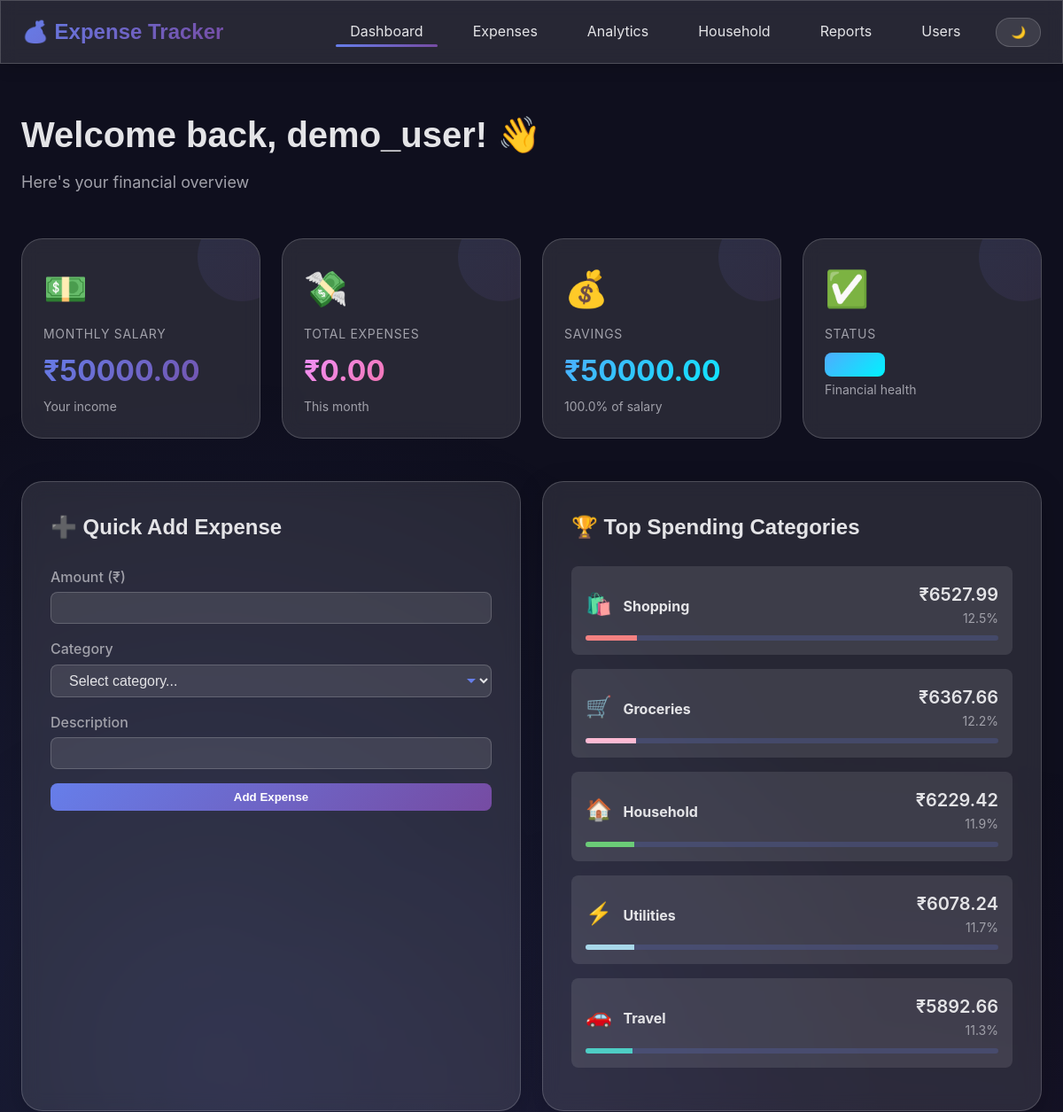
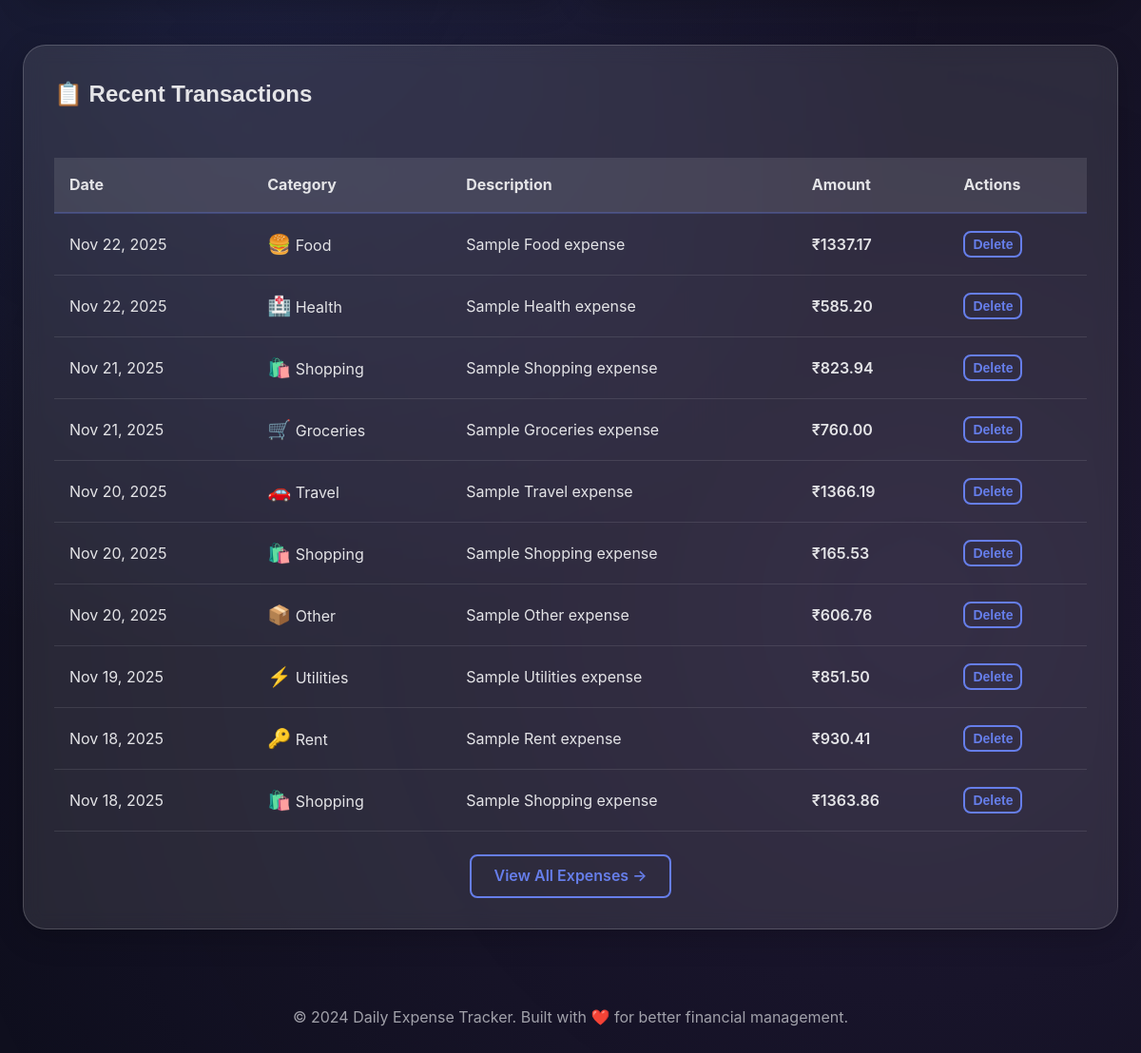
The page / on the database its author committed (2 pictures, top to bottom).
### models.py (models this page shows, shortened)
class User(Base):
    __tablename__ = 'users'
    id = Column(Integer, primary_key=True)
    username = Column(String(80), unique=True, nullable=False)
    email = Column(String(120), unique=True, nullable=False)
    salary = Column(Float, default=0.0)
    created_at = Column(DateTime, default=datetime.utcnow)
    expenses = relationship('Expense', backref='user', lazy=True, cascade='all, delete-orphan')
    budgets = relationship('Budget', backref='user', lazy=True, cascade='all, delete-orphan')

class Category(Base):
    __tablename__ = 'categories'
    id = Column(Integer, primary_key=True)
    name = Column(String(50), unique=True, nullable=False)
    icon = Column(String(10), default='📦')
    color = Column(String(7), default='#C9ADA7')
    description = Column(Text)
    expenses = relationship('Expense', backref='category', lazy=True)
    budgets = relationship('Budget', backref='category', lazy=True)

class Expense(Base):
    __tablename__ = 'expenses'
    id = Column(Integer, primary_key=True)
    user_id = Column(Integer, ForeignKey('users.id'), nullable=False)
    category_id = Column(Integer, ForeignKey('categories.id'), nullable=False)
    amount = Column(Float, nullable=False)
    date = Column(Date, nullable=False, default=datetime.utcnow().date)
    description = Column(String(200))
    notes = Column(Text)
    created_at = Column(DateTime, default=datetime.utcnow)

### app.py (the view)
@app.route('/')
def index():
    user_id = get_current_user_id()
    session = get_session()
    analytics = ExpenseAnalytics(user_id)
    today = datetime.now().date()
    first_day = today.replace(day=1)
    salary_comparison = analytics.get_salary_comparison()
    top_categories = analytics.get_top_spending_categories(limit=5)
    recent_expenses = session.query(Expense, Category).join(Category).filter(
        Expense.user_id == user_id
    ).order_by(Expense.date.desc()).limit(10).all()
    budget_alerts = analytics.check_budget_alerts()
    user = session.query(User).filter_by(id=user_id).first()
    analytics.close()
    session.close()
    return render_template('index.html',
                         user=user,
                         salary_comparison=salary_comparison,
                         top_categories=top_categories,
                         recent_expenses=recent_expenses,
                         budget_alerts=budget_alerts)

### analytics.py (called while the page is built, shortened)
    def get_top_spending_categories(self, limit=5, start_date=None, end_date=None):
        all_categories = self.get_category_wise_expenses(start_date, end_date)
        return all_categories[:limit]

    def check_budget_alerts(self, month=None, year=None):
        if not month:
            month = datetime.now().month
        if not year:
            year = datetime.now().year
        budgets = self.session.query(Budget).filter_by(
            user_id=self.user_id,
            alerts_enabled=True
        ).all()
        alerts = []
        for budget in budgets:
            spent = self.session.query(
                func.sum(Expense.amount)
            ).filter(
                Expense.user_id == self.user_id,
                Expense.category_id == budget.category_id,
                extract('month', Expense.date) == month,
                extract('year', Expense.date) == year
            ).scalar() or 0
            percentage = (spent / budget.monthly_limit * 100) if budget.monthly_limit > 0 else 0
        return alerts

    def close(self):
        self.session.close()

### app.py (called while the page is built)
def get_current_user_id():
    session = get_session()
    user = session.query(User).first()
    session.close()
    return user.id if user else 1

### models.py (called while the page is built)
def get_session():
    return SessionLocal()

### templates/index.html (shortened to what this page needs)
{% extends "base.html" %}
{% block content %}
<div class="fade-in-up">
    <div style="margin-bottom: var(--spacing-2xl);">
        <h1 style="font-size: 2.5rem; margin-bottom: var(--spacing-sm);">
            Welcome back, {{ user.username }}! 👋
        </h1>
        <p style="color: var(--text-secondary); font-size: 1.125rem;">
            Here's your financial overview
        </p>
    </div>
    <div class="grid grid-4" style="margin-bottom: var(--spacing-2xl);">
        <div class="summary-card fade-in-up">
            <div class="summary-card-icon">💵</div>
            <div class="summary-card-title">Monthly Salary</div>
            <div class="summary-card-value">₹{{ "%.2f"|format(salary_comparison.salary) }}</div>
            <div class="summary-card-subtitle">Your income</div>
        </div>
        <div class="summary-card fade-in-up" style="animation-delay: 0.1s;">
            <div class="summary-card-icon">💸</div>
            <div class="summary-card-title">Total Expenses</div>
            <div class="summary-card-value"
                style="background: var(--secondary-gradient); -webkit-background-clip: text; -webkit-text-fill-color: transparent;">
                ₹{{ "%.2f"|format(salary_comparison.expenses) }}
            </div>
            <div class="summary-card-subtitle">This month</div>
        </div>
        <div class="summary-card fade-in-up" style="animation-delay: 0.2s;">
            <div class="summary-card-icon">{% if salary_comparison.savings >= 0 %}💰{% else %}📉{% endif %}</div>
            <div class="summary-card-title">Savings</div>
            <div class="summary-card-value"
                style="background: {% if salary_comparison.savings >= 0 %}var(--success-gradient){% else %}var(--secondary-gradient){% endif %}; -webkit-background-clip: text; -webkit-text-fill-color: transparent;">
                ₹{{ "%.2f"|format(salary_comparison.savings) }}
            </div>
            <div class="summary-card-subtitle">
                {{ "%.1f"|format(salary_comparison.savings_percentage) }}% of salary
            </div>
        </div>
        <div class="summary-card fade-in-up" style="animation-delay: 0.3s;">
            <div class="summary-card-icon">
                {% if salary_comparison.overspending %}⚠️{% else %}✅{% endif %}
            </div>
            <div class="summary-card-title">Status</div>
            <div class="summary-card-value" style="font-size: 1.25rem;">
                {% if salary_comparison.overspending %}
                <span class="badge badge-danger">Overspending</span>
                {% else %}
                <span class="badge badge-success">On Track</span>
                {% endif %}
            </div>
            <div class="summary-card-subtitle">Financial health</div>
        </div>
    </div>
    <div class="grid grid-2" style="margin-bottom: var(--spacing-2xl);">
        <div class="glass-card">
            <h2 style="margin-bottom: var(--spacing-lg);">➕ Quick Add Expense</h2>
            <form id="quickExpenseForm">
                <div class="form-group">
                    <label class="form-label">Amount (₹)</label>
                    <input type="number" class="form-control" id="quickAmount" step="0.01" required>
                </div>
                <div class="form-group">
                    <label class="form-label">Category</label>
                    <select class="form-control form-select" id="quickCategory" required>
                        <option value="">Select category...</option>
                    </select>
                </div>
                <div class="form-group">
                    <label class="form-label">Description</label>
                    <input type="text" class="form-control" id="quickDescription">
                </div>
                <button type="submit" class="btn btn-primary" style="width: 100%;">Add Expense</button>
            </form>
        </div>
        <div class="glass-card">
            <h2 style="margin-bottom: var(--spacing-lg);">🏆 Top Spending Categories</h2>
            {% for category in top_categories %}
            <div
                style="margin-bottom: var(--spacing-md); padding: var(--spacing-md); background: var(--glass-bg); border-radius: var(--radius-sm);">
                <div style="display: flex; justify-content: space-between; align-items: center;">
                    <div>
                        <span style="font-size: 1.5rem;">{{ category.icon }}</span>
                        <strong style="margin-left: var(--spacing-sm);">{{ category.name }}</strong>
                    </div>
                    <div style="text-align: right;">
                        <div style="font-size: 1.25rem; font-weight: 600;">₹{{ "%.2f"|format(category.total) }}</div>
                        <div style="color: var(--text-secondary); font-size: 0.875rem;">{{ category.percentage }}%</div>
                    </div>
                </div>
                <div
                    style="margin-top: var(--spacing-sm); background: rgba(102, 126, 234, 0.2); border-radius: var(--radius-sm); height: 6px; overflow: hidden;">
                    <div
                        style="background: {{ category.color }}; height: 100%; width: {{ category.percentage }}%; transition: width 0.5s ease;">
                    </div>
                </div>
            </div>
            {% endfor %}
        </div>
    </div>
    <div class="glass-card">
        <h2 style="margin-bottom: var(--spacing-lg);">📋 Recent Transactions</h2>
        <div style="overflow-x: auto;">
            <table class="table">
                <thead>
                    <tr>
                        <th>Date</th>
                        <th>Category</th>
                        <th>Description</th>
                        <th>Amount</th>
                        <th>Actions</th>
                    </tr>
                </thead>
                <tbody>
                    {% for expense, category in recent_expenses %}
                    <tr>
                        <td>{{ expense.date.strftime('%b %d, %Y') }}</td>
                        <td>
                            <span style="font-size: 1.25rem;">{{ category.icon }}</span>
                            {{ category.name }}
                        </td>
                        <td>{{ expense.description or '-' }}</td>
                        <td style="font-weight: 600;">₹{{ "%.2f"|format(expense.amount) }}</td>
                        <td>
                            <button onclick="deleteExpense({{ expense.id }})" class="btn btn-outline"
                                style="padding: var(--spacing-xs) var(--spacing-sm); font-size: 0.875rem;">Delete</button>
                        </td>
                    </tr>
                    {% endfor %}
                </tbody>
            </table>
        </div>
        <div style="text-align: center; margin-top: var(--spacing-lg);">
            <a href="/expenses" class="btn btn-outline">View All Expenses →</a>
        </div>
    </div>
</div>
{% endblock %}

### templates/base.html (shortened to what this page needs)
<!DOCTYPE html>
<html lang="en">
<head>
    <link rel="stylesheet" href="{{ url_for('static', filename='css/style.css') }}">
</head>
<body>
    <nav class="navbar">
        <div class="container">
            <a href="/" class="navbar-brand">💰 Expense Tracker</a>
            <ul class="navbar-nav">
                <li><a href="/" class="nav-link {% if request.path == '/' %}active{% endif %}">Dashboard</a></li>
                <li><a href="/expenses" class="nav-link {% if request.path == '/expenses' %}active{% endif %}">Expenses</a></li>
                <li><a href="/analytics" class="nav-link {% if request.path == '/analytics' %}active{% endif %}">Analytics</a></li>
                <li><a href="/household" class="nav-link {% if request.path == '/household' %}active{% endif %}">Household</a></li>
                <li><a href="/reports" class="nav-link {% if request.path == '/reports' %}active{% endif %}">Reports</a></li>
                <li><a href="/users" class="nav-link {% if request.path == '/users' %}active{% endif %}">Users</a></li>
                <li><button class="theme-toggle" onclick="toggleTheme()">🌙</button></li>
            </ul>
        </div>
    </nav>
    <main style="padding: var(--spacing-2xl) 0;">
        <div class="container">
            {% block content %}{% endblock %}
        </div>
    </main>
    <footer style="text-align: center; padding: var(--spacing-xl); color: var(--text-secondary);">
        <p>&copy; 2024 Daily Expense Tracker. Built with ❤️ for better financial management.</p>
    </footer>
</body>
</html>

### rows shown on the page
User: username "demo_user"
Category: icon "🛍️", name "Shopping", total "6527.99", percentage "12.5"
Category: icon "🛒", name "Groceries", total "6367.66", percentage "12.2"
Category: icon "🏠", name "Household", total "6229.42", percentage "11.9"
Category: icon "⚡", name "Utilities", total "6078.24", percentage "11.7"
Category: icon "🚗", name "Travel", total "5892.66", percentage "11.3"
Expense: date "Nov 22, 2025", icon "🍔", name "Food", description "Sample Food expense", amount "1337.17"
Expense: date "Nov 22, 2025", icon "🏥", name "Health", description "Sample Health expense", amount "585.20"
Expense: date "Nov 21, 2025", icon "🛍️", name "Shopping", description "Sample Shopping expense", amount "823.94"
Expense: date "Nov 21, 2025", icon "🛒", name "Groceries", description "Sample Groceries expense", amount "760.00"
Expense: date "Nov 20, 2025", icon "🚗", name "Travel", description "Sample Travel expense", amount "1366.19"
Expense: date "Nov 20, 2025", icon "🛍️", name "Shopping", description "Sample Shopping expense", amount "165.53"
Expense: date "Nov 20, 2025", icon "📦", name "Other", description "Sample Other expense", amount "606.76"
Expense: date "Nov 19, 2025", icon "⚡", name "Utilities", description "Sample Utilities expense", amount "851.50"
Expense: date "Nov 18, 2025", icon "🔑", name "Rent", description "Sample Rent expense", amount "930.41"
Expense: date "Nov 18, 2025", icon "🛍️", name "Shopping", description "Sample Shopping expense", amount "1363.86"

### other values the page prints
{{ "%.2f"|format(salary_comparison.salary) }} "50000.00"
{{ "%.2f"|format(salary_comparison.expenses) }} "0.00"
{{ "%.2f"|format(salary_comparison.savings) }} "50000.00"
{{ "%.1f"|format(salary_comparison.savings_percentage) }} "100.0"
